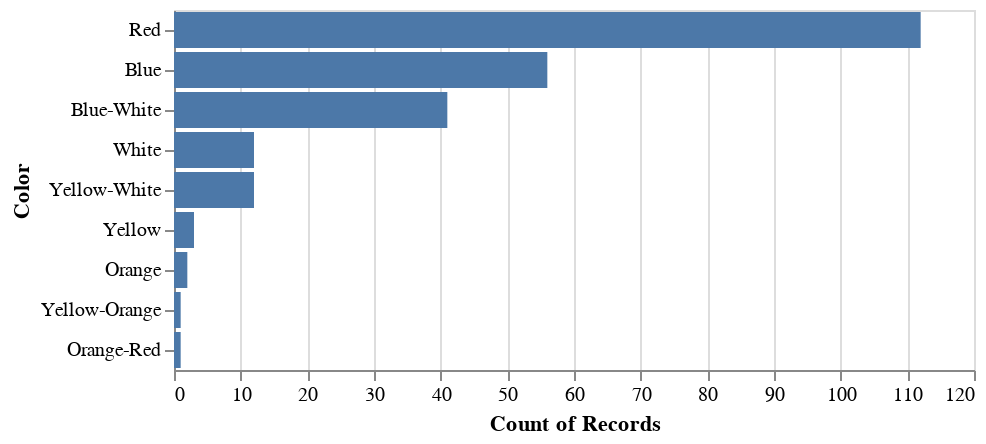

Notebook code for this chart:
### Code cell
alt.Chart(stars).mark_bar().encode(
    x = 'count()',
    y = alt.Y('Color', sort = '-x')
    )

### Figure 1 — Vega-Lite specification as saved in the notebook (floating-point values rounded to 4 significant figures; data arrays with more than 128 entries replaced by an {"elided": "..."} marker saying what was removed)
{"config": {"view": {"continuousWidth": 400, "continuousHeight": 300}}, "data": {"name": "data-7019062b5e6f51434ed2a00d34883b23"}, "mark": "bar", "encoding": {"x": {"type": "quantitative", "aggregate": "count"}, "y": {"type": "nominal", "field": "Color", "sort": "-x"}}, "$schema": "https://vega.github.io/schema/vega-lite/v4.8.1.json", "datasets": {"data-7019062b5e6f51434ed2a00d34883b23": {"elided": "240 records"}}}
